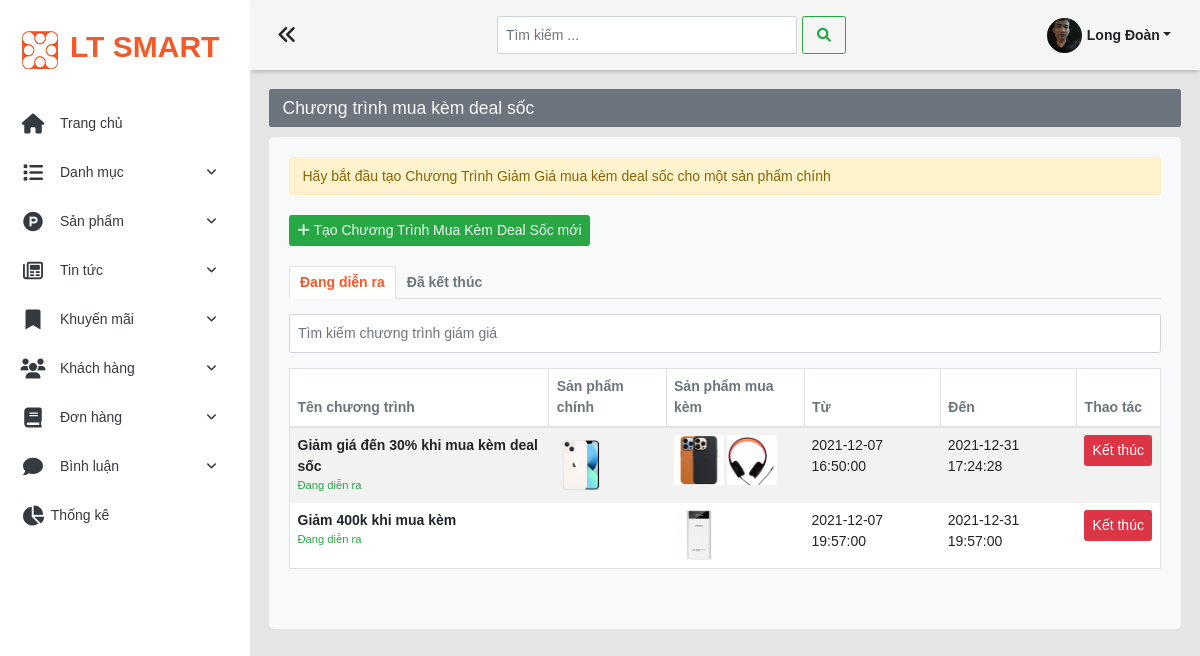
Screenshot of /admin/deal-soc (signed in) with the database file from the repository.
### tables this page shows
CREATE TABLE `khach_hang` (
  `id_kh` int(11) NOT NULL,
  `username` varchar(100) DEFAULT NULL,
  `mat_khau` varchar(100) DEFAULT NULL,
  `ho_ten` varchar(100) NOT NULL,
  `hinh_anh` varchar(255) DEFAULT '',
  `so_dien_thoai` varchar(10) DEFAULT NULL,
  `email` varchar(255) DEFAULT NULL,
  `dia_chi` varchar(255) DEFAULT NULL,
  `vai_tro` int(1) NOT NULL DEFAULT 0 COMMENT '0 là tài khoản khách hàng ,1 là quản trị viên'
);

CREATE TABLE `khuyen_mai` (
  `id_khuyen_mai` int(11) NOT NULL,
  `ten_chuong_trinh` varchar(250) NOT NULL,
  `id_loai_khuyen_mai` int(11) NOT NULL,
  `ngay_bat_dau` datetime NOT NULL,
  `ngay_ket_thuc` datetime NOT NULL,
  `so_luot_su_dung` int(11) NOT NULL COMMENT 'Nếu đã sử dụng = số lượt sử dụng thì chuyển tình trạng 0 ( kết thúc)',
  `tinh_trang` int(11) NOT NULL COMMENT '1 là đang diễn ra ,0 là đã kết thúc',
  `da_su_dung` int(11) NOT NULL COMMENT 'Khi User đặt hàng thì sẻ + 1 vào đây'
);

CREATE TABLE `san_pham` (
  `id_sp` int(11) NOT NULL,
  `id_dm_pro` int(11) NOT NULL,
  `id_sub_dm_pro` int(11) NOT NULL,
  `ten_sp` varchar(200) NOT NULL,
  `hinh_anh` varchar(255) NOT NULL,
  `don_gia` int(11) NOT NULL,
  `so_luong` int(20) NOT NULL,
  `ngay_nhap` date NOT NULL,
  `mo_ta` text NOT NULL,
  `so_luot_xem` int(11) NOT NULL
);

### admin/views/khuyen-mai/deal-soc/list-deal-soc.php (the view, shortened to what the rows shown need)
<h3 class="alert bg-secondary text-light heading-cate">Chương trình mua kèm deal sốc</h3>
<div class="giam-gia bg-light">
    <div class="row">
        <div class="col-12">
            <p class="alert alert-warning">Hãy bắt đầu tạo Chương Trình Giảm Giá mua kèm deal sốc cho một sản phẩm chính</p>
            <a href="add-deal-soc" class="btn btn-success textwhite my-3"><i class="fas fa-plus"></i> Tạo Chương Trình Mua Kèm Deal Sốc mới</a>
            <div class="giam-gia-inner">
                <div class="giam-gia-tab-status my-3">
                    <nav>
                        <div class="nav nav-tabs" id="nav-tab" role="tablist">
                            <a class="nav-item nav-link active" id="dang-dien-ra-tab" data-toggle="tab" href="#dang-dien-ra" role="tab" aria-controls="dang-dien-ra" aria-selected="true">Đang diễn ra</a>
                            <a class="nav-item nav-link" id="da-ket-thuc-tab" data-toggle="tab" href="#da-ket-thuc" role="tab" aria-controls="da-ket-thuc" aria-selected="false">Đã kết thúc</a>
                        </div>
                    </nav>
                    <div class="tab-content py-4" id="nav-tabContent">
                        <div class="tab-pane fade show active" id="dang-dien-ra" role="tabpanel" aria-labelledby="dang-dien-ra-tab">
                            <?php
                            $list_id_dang_dien_ra = deal_soc_Select_Ok_Id_Km_Dang_Dien_Ra();
                            if (count($list_id_dang_dien_ra) > 0) { ?>
                                <input class="form-control" id="myInput" type="text" placeholder="Tìm kiếm chương trình giám giá">
                                <table class="table table-bordered table-striped my-4">
                                    <thead>
                                        <tr>
                                            <th scope="col" class="text-secondary">Tên chương trình</th>
                                            <th scope="col" class="text-secondary">Sản phẩm chính</th>
                                            <th scope="col" class="text-secondary">Sản phẩm mua kèm</th>
                                            <th scope="col" class="text-secondary">Từ</th>
                                            <th scope="col" class="text-secondary">Đến</th>
                                            <th scope="col" class="text-secondary">Thao tác</th>
                                        </tr>
                                    </thead>
                                    <tbody id="myTable">
                                        <?php
                                        $list_id_km = deal_soc_Select_Ok_Id_Km_Dang_Dien_Ra();
                                        foreach ($list_id_km as $id_km) {
                                            $info_all = deal_soc_Query_By_Id_Km_Dang_Dien_Ra($id_km['id_khuyen_mai']);
                                            $mang_anh = [];
                                            $anh_sp_chinh = $info_all[0]['id_sp_chinh'];
                                            $info_sp_chinh = san_pham_QueryOne($anh_sp_chinh);
                                            foreach ($info_all as $info) {
                                                array_push($mang_anh, $info['hinh_anh']);
                                            }
                                            $info_km = khuyen_mai_Query_One_By_Id_Km($id_km['id_khuyen_mai']);
                                        ?>
                                            <tr>
                                                <td class="d-flex flex-column">
                                                    <b class=""><?= $info_km['ten_chuong_trinh'] ?></b>
                                                    <small class="text-success">Đang diễn ra</small>
                                                </td>
                                                <td><img style="width:50px;" src="<?= $CONTENT_UPLOAD ?>/<?= $info_sp_chinh['hinh_anh'] ?>" alt=""></td>
                                                <td>
                                                    <?php
                                                    $i = 0;
                                                    $dem = count($mang_anh);
                                                    foreach ($mang_anh as $anh) {
                                                        if ($i < 3) { ?>
                                                            <img style="width:50px" src="<?= $CONTENT_UPLOAD ?>/<?= $anh ?>" alt="">
                                                        <?php
                                                            $i++;
                                                        } else { ?>
                                                            <span class="count-sp-con-lai text-primary " style="font-weight:600">+ <?= $dem - 3 ?></span>
                                                            <i class="fas fa-ellipsis-h text-primary"></i>
                                                        <?php break;
                                                        } ?>
                                                    <?php
                                                    }
                                                    ?>
                                                </td>
                                                <td><?= $info_km['ngay_bat_dau'] ?></td>
                                                <td><?= $info_km['ngay_ket_thuc'] ?></td>
                                                <td>
                                                    <div class="btn btn-danger ket_thuc_km " data-toggle="modal" data-id_km="<?= $id_km['id_khuyen_mai'] ?>" data-target="#modal_ket_thuc_km">Kết thúc</div>
                                                </td>
                                            </tr>
                                        <?php
                                        }
                                        ?>
                                    </tbody>
                                </table>
                            <?php
                            }
                            ?>
                        </div>
                    </div>
                </div>
            </div>
        </div>
    </div>
</div>
</div>

### admin/views/layouts/index.php (shortened to what the rows shown need)
<!DOCTYPE html>
<html lang="en">
<head>
    <link rel="stylesheet" href="https://cdnjs.cloudflare.com/ajax/libs/font-awesome/6.0.0-beta2/css/all.min.css" />
    <link rel="stylesheet" href="https://maxcdn.bootstrapcdn.com/bootstrap/4.0.0/css/bootstrap.min.css">
    <link rel="stylesheet" href="<?= $CONTENT_ADMIN_URL ?>/css/main.css">
    <link rel="stylesheet" href="<?= $CONTENT_ADMIN_URL ?>/css/base.css">
    <link rel="stylesheet" href="<?= $CONTENT_ADMIN_URL ?>/css/toastMessage.css">
    <link rel="stylesheet" href="<?= $CONTENT_ADMIN_URL ?>/css/khuyen-mai.css">
</head>
<body>
    <div class="wrapper">
        <div class="navigation">
            <ul>
                <li class="py-4">
                    <a href="<?= $ADMIN_URL ?>" class="navigation__link d-flex align-items-center">
                        <span><img src="<?= $CONTENT_ADMIN_URL ?>/img/avatar_xt.gif" alt=""></span>
                        <span>
                            <h2 class="logo" style="white-space: nowrap;">LT SMART</h2>
                        </span>
                    </a>
                </li>
                <li class="navigation__items active">
                    <a href="<?= $ADMIN_URL ?>" class="navigation__link d-flex align-items-center cursor-pointer">
                        <span><i class="fas fa-home"></i></span>
                        <span style="white-space: nowrap;">Trang chủ</span>
                    </a>
                </li>
                <li class="navigation__items">
                    <div class="navigation__link d-flex align-items-center cursor-pointer">
                        <span><i class="fas fa-list"></i></span>
                        <span style="white-space: nowrap;">Danh mục
                            <span class="box__icon-dropdown"><i class="icon__dropdown fas fa-angle-down"></i></span></span>
                    </div>
                </li>
                <li class="navigation__items">
                    <div class="navigation__link d-flex align-items-center cursor-pointer">
                        <span><i class="fab fa-product-hunt"></i></span>
                        <span style="white-space: nowrap;">Sản phẩm
                            <span class="box__icon-dropdown"><i class="icon__dropdown fas fa-angle-down"></i></span></span>
                    </div>
                </li>
                <li class="navigation__items">
                    <div class="navigation__link d-flex align-items-center cursor-pointer ">
                        <span><i class="far fa-newspaper"></i></span>
                        <span style="white-space: nowrap;">Tin tức
                            <span class="box__icon-dropdown"><i class="icon__dropdown fas fa-angle-down"></i></span></span>
                    </div>
                </li>
                <li class="navigation__items">
                    <div class="navigation__link d-flex align-items-center cursor-pointer">
                        <span><i class="fas fa-bookmark"></i></span>
                        <span style="white-space: nowrap;">Khuyến mãi
                            <span class="box__icon-dropdown"><i class="icon__dropdown fas fa-angle-down"></i></span></span>
                    </div>
                </li>
                <li class="navigation__items">
                    <div class="navigation__link d-flex align-items-center cursor-pointer">
                        <span><i class="fas fa-users"></i></span>
                        <span style="white-space: nowrap;">Khách hàng
                            <span class="box__icon-dropdown"><i class="icon__dropdown fas fa-angle-down"></i></span></span>
                    </div>
                </li>
                <li class="navigation__items">
                    <div class="navigation__link d-flex align-items-center cursor-pointer">
                        <span><i class="fas fa-book"></i></span>
                        <span style="white-space: nowrap;">Đơn hàng
                            <span class="box__icon-dropdown"><i class="icon__dropdown fas fa-angle-down"></i></span></span>
                    </div>
                </li>
                <li class="navigation__items">
                    <div class="navigation__link d-flex align-items-center cursor-pointer">
                        <span><i class="fas fa-comment"></i></span>
                        <span style="white-space: nowrap;">Bình luận
                            <span class="box__icon-dropdown"><i class="icon__dropdown fas fa-angle-down"></i></span></span>
                    </div>
                </li>
                <li class="navigation__items">
                    <div class="navigation__link d-flex align-items-center cursor-pointer">
                        <span><i class="fas fa-chart-pie"></i></span>
                        <a href="statistical"><span style="white-space: nowrap; color:var(--dark);">Thống kê</span></a>
                    </div>
                </li>
            </ul>
        </div>
        <main class="main">
            <div class="top__bar">
                <div class="toggle">
                    <i class="fas fa-angle-double-left"></i>
                </div>
                <div class="search">
                    <nav class="navbar navbar-light ">
                        <form class="form-inline">
                            <input class="form-control mr-sm-2" type="text" placeholder="Tìm kiếm ..." aria-label="Search">
                            <button class="btn btn-outline-success my-2 my-sm-0" type="submit"><i class="fas fa-search"></i></button>
                        </form>
                    </nav>
                </div>
                <div class="user ">
                    <div class="dropdown d-flex align-items-center">
                        <?php
                        if (sessionLogin_Isset()) {
                            $id_kh = $_SESSION['login']['id_kh'];
                            $info_kh = khach_hang_Query_One($id_kh);
                            if ($info_kh['hinh_anh'] != '') { ?>
                                <div class="user__dropdown" style="background-image: url('<?= $AVTUSER_UPLOAD ?>/<?=$info_kh['hinh_anh']?>')">
                                </div>
                            <?php
                            } else { ?>
                                <div class="user__dropdown" style="background-image: url('<?= $CONTENT_CLIENT_URL ?>/img/avatar.png')">
                                </div>
                        <?php
                            }
                        }
                        ?>
                        <div class="user__name pl-2 dropdown-toggle" style="cursor: pointer;font-weight: 600;" data-toggle="dropdown" aria-haspopup="true" aria-expanded="false"><?=$info_kh['ho_ten']?></div>
                    </div>
                </div>
            </div>
            <div class="content ">
                <?php include $view ?>
            </div>
</body>
</html>

### rows the page displays
khach_hang: ho_ten "Long Đoàn"
khuyen_mai: ten_chuong_trinh "Giảm giá đến 30% khi mua kèm deal sốc", san_pham.hinh_anh (picture), ngay_bat_dau "2021-12-07 16:50:00", ngay_ket_thuc "2021-12-31 17:24:28"
khuyen_mai: ten_chuong_trinh "Giảm 400k khi mua kèm", ngay_bat_dau "2021-12-07 19:57:00", ngay_ket_thuc "2021-12-31 19:57:00"
